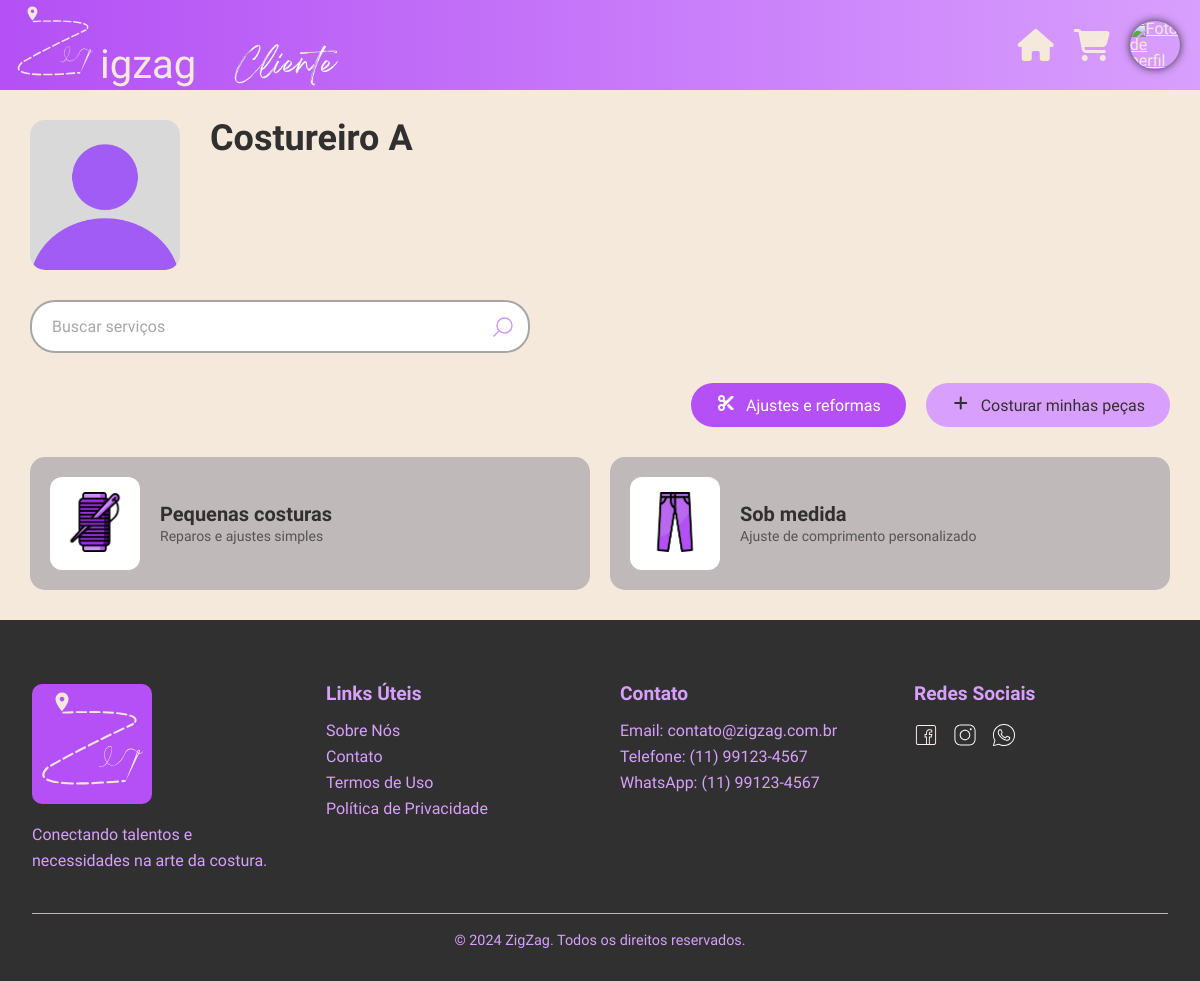
/cliente/loja/index.php?cos=1, run on the app's committed database.
### tables this page shows
CREATE TABLE IF NOT EXISTS tbl_costureiro
(
    cos_id integer NOT NULL PRIMARY KEY AUTO_INCREMENT,

    cos_email varchar(320) NOT NULL,
    cos_senhaHash varchar(128) NOT NULL,

    cos_nome varchar(64),
    cos_telefone bigint,
    cos_cpf bigint,
    cos_cnpj bigint,

    cos_perfil varchar(255) DEFAULT 'default.png',
    cos_verificado tinyint DEFAULT 0,

     
    cos_rua varchar(64),
    cos_bairro varchar(32),
    cos_numero int,
    cos_complemento tinytext,
    cos_cidade varchar(32),
    cos_estado varchar(2),
    cos_cep int
);

CREATE TABLE IF NOT EXISTS tbl_servico
(
    ser_id integer NOT NULL PRIMARY KEY AUTO_INCREMENT,
    ser_nome varchar(32)
);

### web/cliente/bancoCliente.php (called while the page is built, shortened)
<?php
function buscarCostureira($conexao, $cos_id)
{
    $queryCatalogos =   "SELECT *
                        FROM tbl_costureiro
                        WHERE cos_id = $cos_id;";
    $resultadoCatalogos = mysqli_query($conexao, $queryCatalogos);
    if ($resultadoCatalogos) {
        return mysqli_fetch_assoc($resultadoCatalogos);
    } else {
        return false;
    }
}
function buscarServicosDaCostureira($conexao, $cos_id)
{
    $queryCatalogos = "SELECT *
                        FROM tbl_servico
                        WHERE ser_id = ANY
                        (
                        SELECT ser_id
                        FROM tbl_costureiro AS cos JOIN tbl_catalogo AS cat ON cos.cos_id = cat.cos_id
                        WHERE cos.cos_id = $cos_id
                        );";
    $resultadoCatalogos = mysqli_query($conexao, $queryCatalogos);
    if ($resultadoCatalogos) {
        return mysqli_fetch_all($resultadoCatalogos, MYSQLI_ASSOC);
    } else {
        return false;
    }
}
?>

### web/cliente/loja/index.php (the view, shortened to what this page needs)
<!DOCTYPE html>
<html lang="pt-br">
<head>
    <link rel="stylesheet" href="home.css">
    <link rel="stylesheet" href="../home.css">
    <link rel="stylesheet" href="https://unpkg.com/leaflet@1.9.4/dist/leaflet.css" />
    <?php
    require_once "../bancoCliente.php";
    require_once "../../conexao.php";
    $costureiraInfo = buscarCostureira($conexao, $_GET['cos']);
    $listaDeCatalogos = buscarServicosDaCostureira($conexao, $_GET['cos']);
    ?>
</head>
<body>
    <header class="top">
        <div class="header_logo">
            <a href="../../"><img class="logo_header" src="../../assets/svg/logo.svg" width="90" height="90"
                    alt="Logo ZigZag">
                <p class="zigzag_txt">igzag</p>
                <img class="cost_text" src="../../assets\images\usu_img\ZigZag.png" alt="costureiro">
            </a>
        </div>
        <nav class="nav_header">
        </nav>
        <a class="icon" href="../"><i class="fa-solid fa-house fa-2x"></i>
        </a>
        <a class="icon" href="index.php"><i class="fa-solid fa-cart-shopping fa-2x"></i>
        </a>
        <a class="icon" href="index.php"><img class="icon_img_perfil"
                src="../../assets/uploads/profilepictures/<?php echo $_SESSION["cli_perfil"]; ?>"
                alt="Foto de perfil" />
        </a>
    </header>
    <div class="info-loja">
        <div class="loja-header">
            <img src="../../assets/uploads/profilepictures/<?php echo $costureiraInfo['cos_perfil']; ?>"
                alt="Foto da loja" class="loja-imagem">
            <div class="loja-info">
                <div class="loja-nome">
                    <?php echo $costureiraInfo['cos_nome']; ?>
                </div>
            </div>
        </div>
        <div class="busca-servicos">
            <div class="busca-container">
                <input type="text" placeholder="Buscar serviços" class="busca-input">
                <img src="../../assets/svg/search.svg" alt="Buscar" class="busca-icon">
            </div>
        </div>
        <div class="categorias-servicos">
            <div class="categoria-buttons">
                <button id="botao1" onclick="mostrarConteudoUm()" class="categoria-btn active">
                    <i class="fa-solid fa-scissors categoria-icon"></i>
                    Ajustes e reformas
                </button>
                <button id="botao2" onclick="mostrarConteudoDois()" class="categoria-btn">
                    <i class="fa-solid fa-plus categoria-icon"></i>
                    Costurar minhas peças
                </button>
            </div>
        </div>
        <div id="conteudo1" class="servicos_grid active">
            <?php
            foreach ($listaDeCatalogos as $catalogo) {
                switch ($catalogo['ser_id']) {
                    case '1':
                        $imagem = "agulha.png";
                        $descricao = "Reparos e ajustes simples";
                        break;
                    case '5':
                        $imagem = "calça.png";
                        $descricao = "Ajuste de comprimento personalizado";
                        break;
                }
                ?>
                <a class="servico-card" href="peca/<?php echo "?ser=" . $catalogo['ser_id'] . "&cos=" . $_GET['cos']; ?>">
                    <div class="servico-icon-container">
                        <img class="servico-icon" src="../../assets/images/usu_img/<?php echo $imagem; ?>"
                            alt="<?php echo $catalogo['ser_nome']; ?>" />
                    </div>
                    <div class="servico-info">
                        <div class="servico-nome"><?php echo $catalogo['ser_nome']; ?></div>
                        <div class="servico-descricao">
                            <?php echo $descricao; ?>
                        </div>
                    </div>
            </a>
            <?php } ?>
        </div>
    </div>
    <footer class="footer">
        <div class="container">
            <div class="footer-content">
                <div class="footer-section">
                    <img src="../../assets/svg/logo.svg" alt="ZigZag Logo" class="footer-logo" />
                    <p>Conectando talentos e necessidades na arte da costura.</p>
                </div>
                <div class="footer-section">
                    <h3>Links Úteis</h3>
                    <ul>
                        <li><a href="../../#sobre">Sobre Nós</a></li>
                        <li><a href="../../#contato">Contato</a></li>
                        <li><a href="../../">Termos de Uso</a></li>
                        <li><a href="../../">Política de Privacidade</a></li>
                    </ul>
                </div>
                <div class="footer-section">
                    <h3>Contato</h3>
                    <ul>
                        <li>Email: contato@zigzag.com.br</li>
                        <li>Telefone: (11) 99123-4567</li>
                        <li>WhatsApp: (11) 99123-4567</li>
                    </ul>
                </div>
                <div class="footer-section">
                    <h3>Redes Sociais</h3>
                    <div class="social-links">
                        <a href="#"><img src="../../assets/svg/facebook.svg" alt="Facebook" /></a>
                        <a href="https://www.instagram.com/zigzag_ltda"><img src="../../assets/svg/instagram.svg"
                                alt="Instagram" /></a>
                        <a href="#"><img src="../../assets/svg/whatsapp.svg" alt="WhatsApp" /></a>
                    </div>
                </div>
            </div>
            <div class="footer-bottom">
                <p>&copy; 2024 ZigZag. Todos os direitos reservados.</p>
            </div>
        </div>
    </footer>
</body>
</html>

### data on the page
tbl_costureiro: cos_perfil (placeholder picture), cos_nome "Costureiro A"
tbl_servico: shows a picture, ser_nome "Pequenas costuras", ser_id "Reparos e ajustes simples"
tbl_servico: shows a picture, ser_nome "Sob medida", ser_id "Ajuste de comprimento personalizado"
